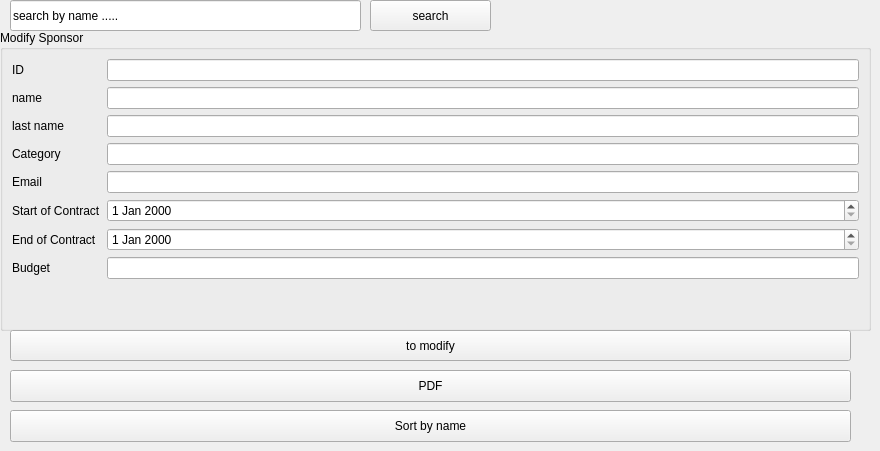
        <widget class="QWidget" name="tabModify_4">
         <attribute name="title">
          <string>To Modify</string>
         </attribute>
         <widget class="QGroupBox" name="formBoxModify_5">
          <property name="geometry">
           <rect>
            <x>0</x>
            <y>30</y>
            <width>871</width>
            <height>301</height>
           </rect>
          </property>
          <property name="title">
           <string>Modify Sponsor</string>
          </property>
          <layout class="QFormLayout" name="formLayoutModify_4">
           <item row="0" column="0">
            <widget class="QLabel" name="label_71">
             <property name="text">
              <string>ID</string>
             </property>
            </widget>
           </item>
           <item row="0" column="1">
            <widget class="QLineEdit" name="ids"/>
           </item>
           <item row="1" column="1">
            <widget class="QLineEdit" name="nom2"/>
           </item>
           <item row="3" column="0">
            <widget class="QLabel" name="label_73">
             <property name="text">
              <string>Category</string>
             </property>
            </widget>
           </item>
           <item row="3" column="1">
            <widget class="QLineEdit" name="categorie2"/>
           </item>
           <item row="4" column="0">
            <widget class="QLabel" name="label_74">
             <property name="text">
              <string>Email</string>
             </property>
            </widget>
           </item>
           <item row="4" column="1">
            <widget class="QLineEdit" name="email2"/>
           </item>
           <item row="5" column="0">
            <widget class="QLabel" name="label_75">
             <property name="text">
              <string>Start of Contract</string>
             </property>
            </widget>
           </item>
           <item row="5" column="1">
            <widget class="QDateEdit" name="debut2"/>
           </item>
           <item row="6" column="0">
            <widget class="QLabel" name="label_76">
             <property name="text">
              <string>End of Contract</string>
             </property>
            </widget>
           </item>
           <item row="6" column="1">
            <widget class="QDateEdit" name="fin2"/>
           </item>
           <item row="7" column="0">
            <widget class="QLabel" name="label_77">
             <property name="text">
              <string>Budget</string>
             </property>
            </widget>
           </item>
           <item row="7" column="1">
            <widget class="QLineEdit" name="budget2"/>
           </item>
           <item row="2" column="1">
            <widget class="QLineEdit" name="prenom2"/>
           </item>
           <item row="2" column="0">
            <widget class="QLabel" name="label_72">
             <property name="text">
              <string>last name</string>
             </property>
            </widget>
           </item>
           <item row="1" column="0">
            <widget class="QLabel" name="label_79">
             <property name="text">
              <string>name</string>
             </property>
            </widget>
           </item>
          </layout>
         </widget>
         <widget class="QPushButton" name="pushButton_38">
          <property name="geometry">
           <rect>
            <x>10</x>
            <y>330</y>
            <width>841</width>
            <height>31</height>
           </rect>
          </property>
          <property name="text">
           <string>to modify</string>
          </property>
         </widget>
         <widget class="QPushButton" name="pushButton_39">
          <property name="geometry">
           <rect>
            <x>10</x>
            <y>370</y>
            <width>841</width>
            <height>32</height>
           </rect>
          </property>
          <property name="text">
           <string>PDF</string>
          </property>
         </widget>
         <widget class="QPushButton" name="pushButton_41">
          <property name="geometry">
           <rect>
            <x>10</x>
            <y>410</y>
            <width>841</width>
            <height>32</height>
           </rect>
          </property>
          <property name="text">
           <string>Sort by name</string>
          </property>
         </widget>
         <widget class="QLabel" name="label_78">
          <property name="geometry">
           <rect>
            <x>650</x>
            <y>370</y>
            <width>37</width>
            <height>12</height>
           </rect>
          </property>
          <property name="text">
           <string/>
          </property>
         </widget>
         <widget class="QLineEdit" name="searchEdit_8">
          <property name="geometry">
           <rect>
            <x>10</x>
            <y>0</y>
            <width>351</width>
            <height>31</height>
           </rect>
          </property>
          <property name="text">
           <string>search by name .....</string>
          </property>
          <property name="placeholderText">
           <string>Search by name or platform</string>
          </property>
         </widget>
         <widget class="QPushButton" name="pushButton_42">
          <property name="geometry">
           <rect>
            <x>370</x>
            <y>0</y>
            <width>121</width>
            <height>31</height>
           </rect>
          </property>
          <property name="text">
           <string>search</string>
          </property>
         </widget>
        </widget>
